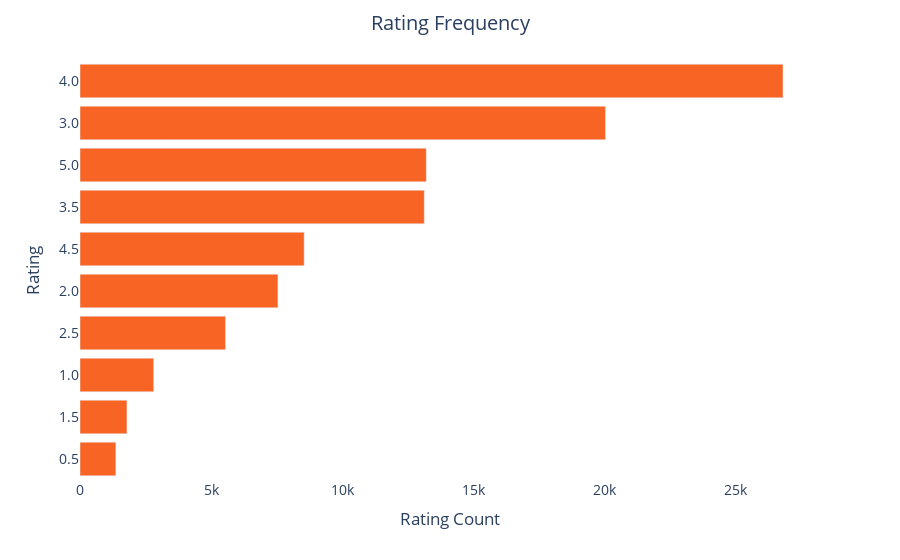

Source (notebook cell):
### Code cell
#using plotly to plot the top featurescolor=
fig = px.bar(top_ratings.sort_values(by="rating_count"), x="rating_count", y="rating")
fig.update_layout(title_text='Rating Frequency',
                  title_x=0.5,
                  xaxis_title="Rating Count",
                  yaxis_title="Rating",
                 plot_bgcolor='white',
                 font=dict(size=14))
fig.update_traces(marker_color = "#f86424")

fig.show()

### Figure 1 — Plotly figure (JSON) as saved in the notebook; plotly's stock layout.template omitted (floating-point values rounded to 4 significant figures)
{"data": [{"alignmentgroup": "True", "hovertemplate": "rating_count=%{x}<br>rating=%{y}<extra></extra>", "legendgroup": "", "marker": {"color": "#f86424", "pattern": {"shape": ""}}, "name": "", "offsetgroup": "", "orientation": "h", "showlegend": false, "textposition": "auto", "type": "bar", "x": [1367, 1791, 2811, 5550, 7550, 8551, 13134, 13209, 20044, 26816], "xaxis": "x", "y": ["0.5", "1.5", "1.0", "2.5", "2.0", "4.5", "3.5", "5.0", "3.0", "4.0"], "yaxis": "y"}], "layout": {"barmode": "relative", "font": {"size": 14}, "legend": {"tracegroupgap": 0}, "margin": {"t": 60}, "plot_bgcolor": "white", "title": {"text": "Rating Frequency", "x": 0.5}, "xaxis": {"anchor": "y", "domain": [0, 1], "title": {"text": "Rating Count"}}, "yaxis": {"anchor": "x", "domain": [0, 1], "title": {"text": "Rating"}}}}
